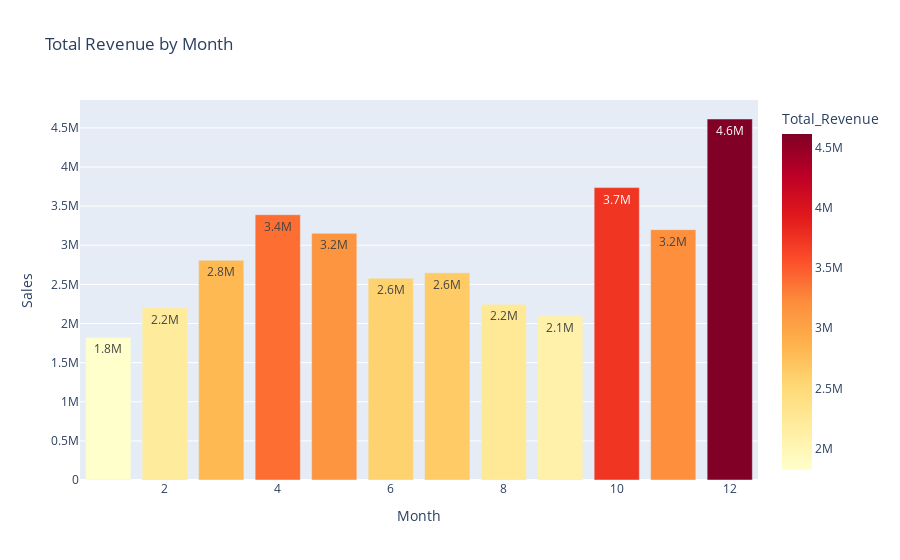

Notebook code cell kept with this figure:
### Code cell
fig = px.bar(top_sales_month,x='Month',y='Total_Revenue',title='Total Revenue by Month',
            color='Total_Revenue',color_continuous_scale='ylorrd',
            text_auto='0.2s'
            )
fig.update_layout(xaxis_title='Month',yaxis_title='Sales')
fig.show()

### Figure 1 — Plotly figure (JSON) as saved in the notebook; plotly's stock layout.template omitted (floating-point values rounded to 4 significant figures)
{"data": [{"hovertemplate": "Month=%{x}<br>Total_Revenue=%{marker.color}<extra></extra>", "legendgroup": "", "marker": {"color": [4613000.0, 3737000.0, 3391000.0, 3200000.0, 3153000.0, 2807000.0, 2648000.0, 2578000.0, 2244000.0, 2202000.0, 2098000.0, 1822000.0], "coloraxis": "coloraxis", "pattern": {"shape": ""}}, "name": "", "orientation": "v", "showlegend": false, "textposition": "auto", "texttemplate": "%{y:0.2s}", "type": "bar", "x": [12, 10, 4, 11, 5, 3, 7, 6, 8, 2, 9, 1], "xaxis": "x", "y": [4613000.0, 3737000.0, 3391000.0, 3200000.0, 3153000.0, 2807000.0, 2648000.0, 2578000.0, 2244000.0, 2202000.0, 2098000.0, 1822000.0], "yaxis": "y"}], "layout": {"barmode": "relative", "coloraxis": {"colorbar": {"title": {"text": "Total_Revenue"}}, "colorscale": [[0, "rgb(255,255,204)"], [0.125, "rgb(255,237,160)"], [0.25, "rgb(254,217,118)"], [0.375, "rgb(254,178,76)"], [0.5, "rgb(253,141,60)"], [0.625, "rgb(252,78,42)"], [0.75, "rgb(227,26,28)"], [0.875, "rgb(189,0,38)"], [1, "rgb(128,0,38)"]]}, "legend": {"tracegroupgap": 0}, "title": {"text": "Total Revenue by Month"}, "xaxis": {"anchor": "y", "domain": [0, 1], "title": {"text": "Month"}}, "yaxis": {"anchor": "x", "domain": [0, 1], "title": {"text": "Sales"}}}}
